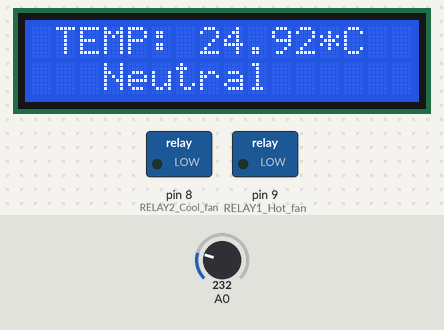
Bench run of a sketch on a simulated Arduino Uno, built with avr-gcc and run on an emulated ATmega328P. On the bench: 16×2 character LCD, switched loads named in the sketch (green lamp = pin HIGH). The test bench sets the inputs (shaded band); at power-on: A0 = 232.

Above: at 5.2 s.
5.3 s: A0 set to 214
At 7.0 s:
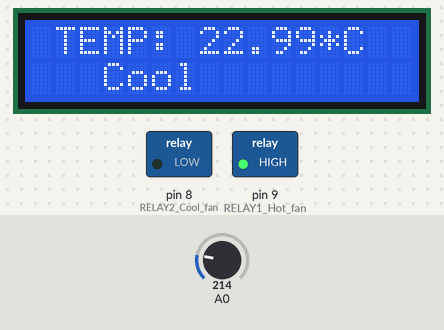
7.3 s: A0 set to 290
At 8.7 s:
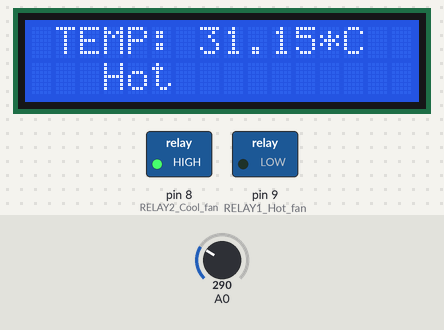
9.0 s: A0 set to 271
At 10.9 s:
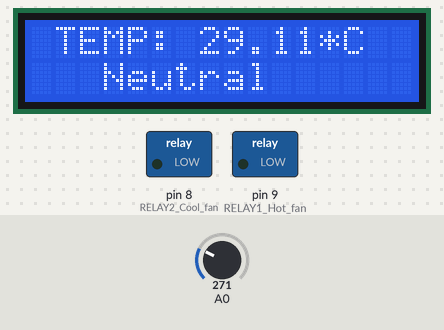
Timing chart, 0 to 12.4 s (numbered marks = the images above; inputs shaded):
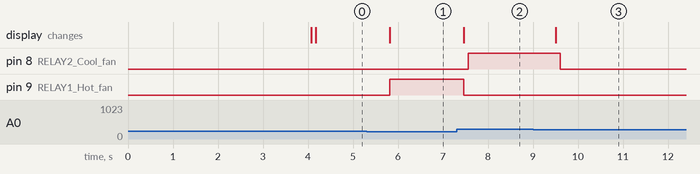

Measured:
- the behaviour switches between 224 and 223 on A0 (found by bisection; images 0 and 1)
- the behaviour switches between 280 and 279 on A0 (found by bisection; images 2 and 3)
- after the input at 5.3 s, pin 9 (RELAY1_Hot_fan): LOW → HIGH after 0.52 s; the display: changes after 0.52 s (image 1)
- after the input at 7.3 s, pin 8 (RELAY2_Cool_fan): LOW → HIGH after 0.26 s; pin 9 (RELAY1_Hot_fan): HIGH → LOW after 0.16 s; the display: changes after 0.16 s (image 2)
- after the input at 9.0 s, pin 8 (RELAY2_Cool_fan): HIGH → LOW after 0.61 s; the display: changes after 0.51 s (image 3)

The sketch:

Temp._Sensor.ino
```cpp
# include "LiquidCrystal.h"
const int rs = 12, en = 11, d4 = 5, d5 = 4, d6 = 3, d7 = 2;
LiquidCrystal lcd(rs, en, d4, d5, d6, d7);
float temp;                                   // to include LM 35 sensor
const int RELAY1_Hot_fan=9;                   //Lock Relay or motor
const int RELAY2_Cool_fan=8;                  //Lock Relay or motor
//int Hot_Temp = 35;
//int Cool_Temp = 20;
//int Neutral_Temp = 24;

void setup()
{
  Serial.begin(9600);
  pinMode(RELAY1_Hot_fan,OUTPUT);
  pinMode(RELAY2_Cool_fan,OUTPUT);
  analogReference(INTERNAL);
  lcd.begin (16,2);                            // the codes written here is to run the programme once
  lcd.setCursor(0, 0);
  lcd.print("   Temperature   ");
  lcd.setCursor(0, 1);
  lcd.print("   Sensor   ");
  digitalWrite(RELAY1_Hot_fan,LOW);
  delay(2000);
  digitalWrite(RELAY2_Cool_fan,LOW);          //Turn off Relay
  delay(2000);
  lcd.clear();                                //Let system settle
}
void loop()
{
  temp = analogRead(A0);                     //temp = temp * 0.48828125;  //temp=temp*(5.0/1023.0)*100;
  temp=temp*1100/(1024*10);
  lcd.print(" TEMP: ");
  lcd.print(temp);
  lcd.println("*C");
  delay(100);                              //Let system settle
  lcd.clear();
  if (temp >= 30)
  {
      lcd.setCursor(0, 0);
      lcd.print(" TEMP: ");
      lcd.print(temp);
      lcd.println("*C");
      lcd.setCursor(0, 1);
      lcd.print("   Hot           ");
      digitalWrite(RELAY1_Hot_fan,LOW);     //Turn off Heater
      delay(100);
      digitalWrite(RELAY2_Cool_fan,HIGH);   //Turn on Cooler
      delay(100);
  }
  else if (temp <= 20 || temp <= 24)
  {
     lcd.setCursor(0, 0);
     lcd.print(" TEMP: ");
     lcd.print(temp);
     lcd.println("*C");
     lcd.setCursor(0, 1);
     lcd.print("   Cool            ");
     digitalWrite(RELAY1_Hot_fan,HIGH);     //Turn on Heater
     delay(100);
     digitalWrite(RELAY2_Cool_fan,LOW);     //Turn off Cooler
     delay(100);
  }
  else if (temp == 24 || temp <=30)
  {
     lcd.setCursor(0, 0);
     lcd.print(" TEMP: ");
     lcd.print(temp);
     lcd.println("*C");
     lcd.setCursor(0, 1);
     lcd.print("   Neutral      ");
     digitalWrite(RELAY1_Hot_fan,LOW);      //Turn off Heater
     delay(100);
     digitalWrite(RELAY2_Cool_fan,LOW);     //Turn off Cooler
     delay(100);
  }
  delay(100);                               //Update at every 100mSeconds
}
```
